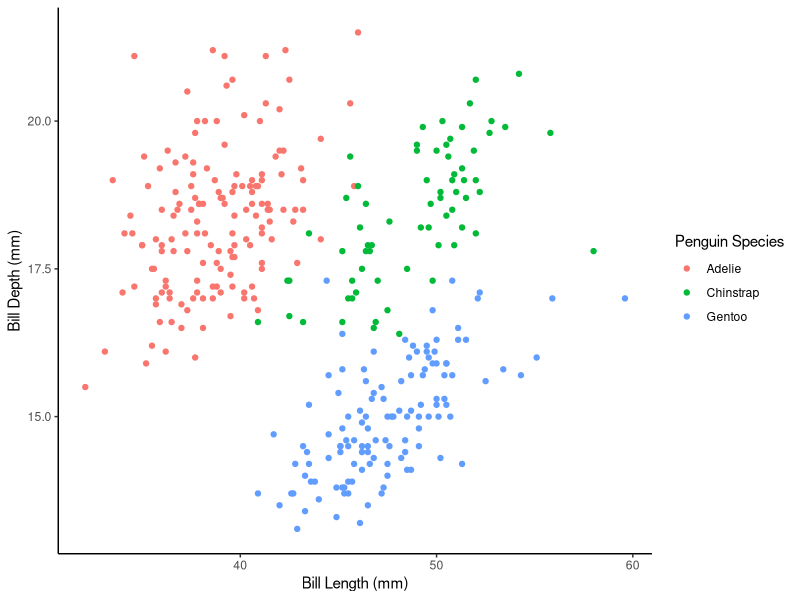
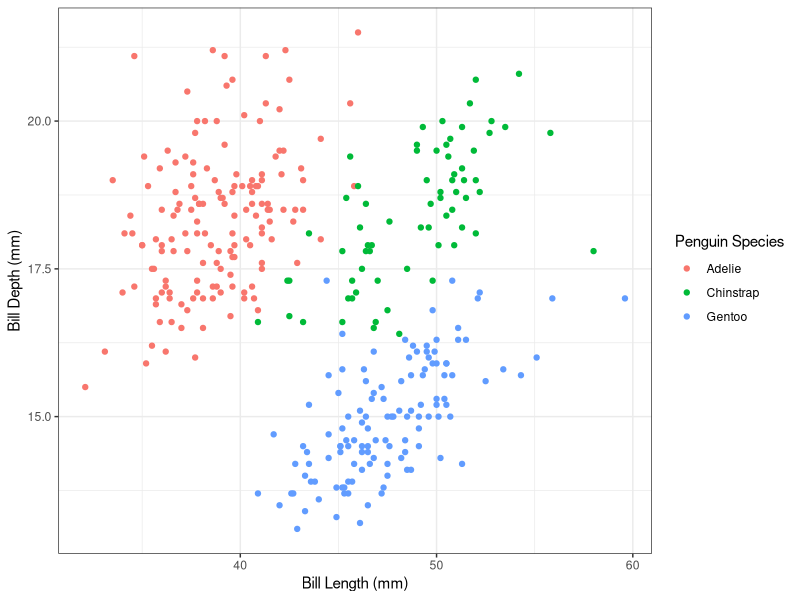

Write R code to recreate these figures, in order.
## ---- chunk 1
library(tidyverse)
library(palmerpenguins)
## ---- chunk 2
#| echo: false
#| fig-align: center

ggplot(data = penguins, 
       mapping = aes(x = bill_length_mm, 
                     y = bill_depth_mm, 
                     color = species)) + 
  geom_point() +
  labs(y = "Bill Depth (mm)", 
       x = "Bill Length (mm)", 
       color = "Penguin Species") +
  theme_classic()
## ---- chunk 3
#| echo: false
#| fig-align: center

ggplot(data = penguins, 
       mapping = aes(x = bill_length_mm, 
                     y = bill_depth_mm, 
                     color = species)) + 
  geom_point() +
  labs(y = "Bill Depth (mm)", 
       x = "Bill Length (mm)", 
       color = "Penguin Species") +
  theme_bw()
